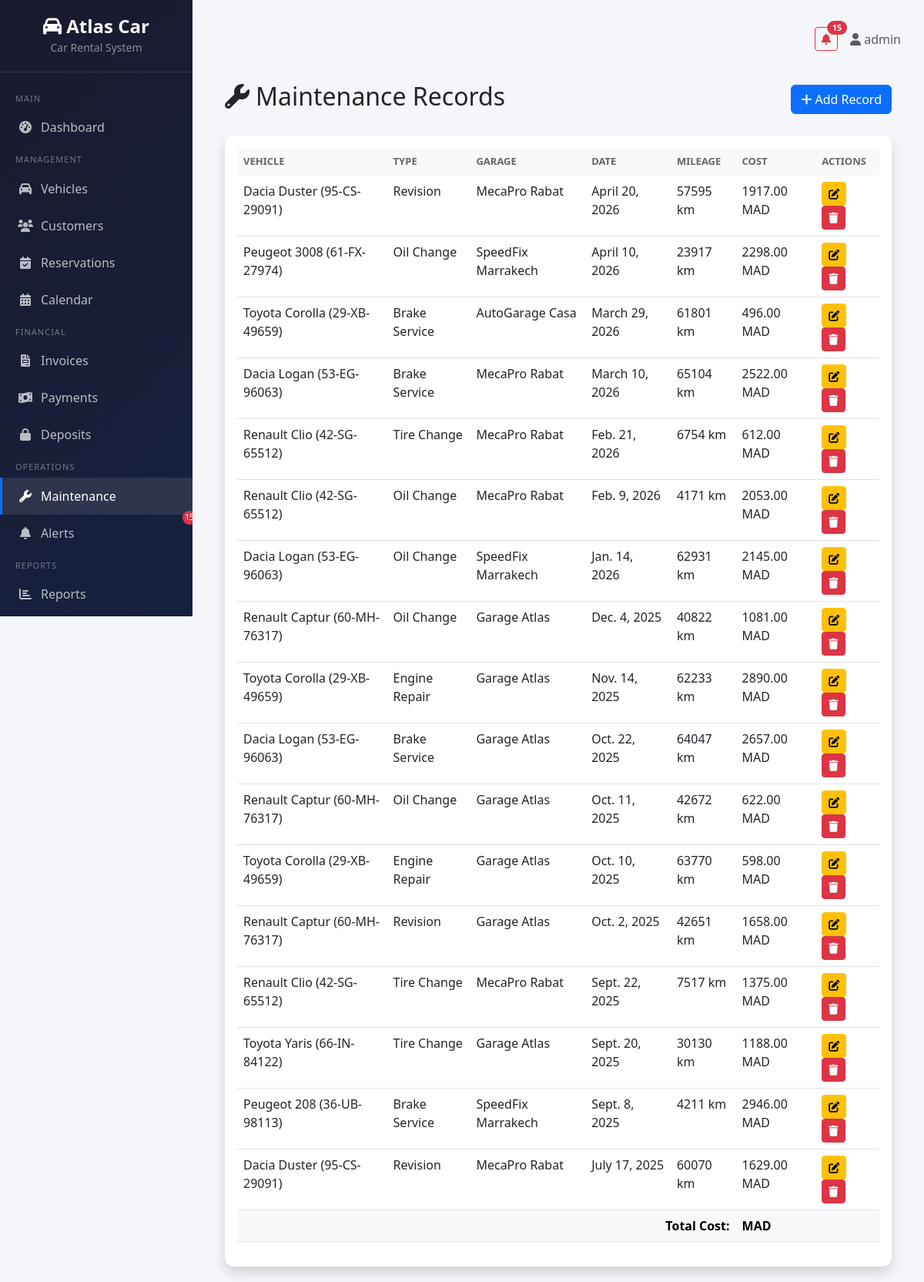
The app's page /maintenance/ (signed in) with its own data.
### maintenance/models.py (models this page shows, shortened)
class Maintenance(models.Model):
    TYPE_CHOICES = [
        ('oil_change', 'Oil Change'),
        ('tire_change', 'Tire Change'),
        ('brake_service', 'Brake Service'),
        ('engine_repair', 'Engine Repair'),
        ('body_repair', 'Body Repair'),
        ('revision', 'Revision'),
        ('other', 'Other'),
    ]
    vehicle = models.ForeignKey('vehicles.Vehicle', on_delete=models.CASCADE)
    maintenance_type = models.CharField(max_length=30, choices=TYPE_CHOICES)
    garage = models.CharField(max_length=200)
    date = models.DateField()
    mileage = models.PositiveIntegerField()
    cost = models.DecimalField(max_digits=10, decimal_places=2)
    notes = models.TextField(blank=True)
    created_at = models.DateTimeField(auto_now_add=True)
    class Meta:
        ordering = ['-date']

### vehicles/models.py (models this page shows, shortened)
class Vehicle(models.Model):
    CATEGORY_CHOICES = [
        ('city', 'City'),
        ('suv', 'SUV'),
        ('sedan', 'Sedan'),
        ('utility', 'Utility'),
        ('luxury', 'Luxury'),
    ]
    TRANSMISSION_CHOICES = [
        ('manual', 'Manual'),
        ('automatic', 'Automatic'),
    ]
    STATUS_CHOICES = [
        ('available', 'Available'),
        ('rented', 'Rented'),
        ('maintenance', 'Maintenance'),
        ('out_of_service', 'Out of Service'),
    ]
    license_plate = models.CharField(
        max_length=20, unique=True,
        validators=[RegexValidator(r'^[A-Z0-9\-]+$', 'Enter a valid license plate.')],
        verbose_name='License Plate'
    )
    brand = models.CharField(max_length=100)
    model = models.CharField(max_length=100)
    year = models.PositiveIntegerField()
    color = models.CharField(max_length=50)
    category = models.CharField(max_length=20, choices=CATEGORY_CHOICES)
    transmission = models.CharField(max_length=20, choices=TRANSMISSION_CHOICES)
    seats = models.PositiveIntegerField(default=5)
    mileage = models.PositiveIntegerField(default=0)
    last_revision = models.DateField(null=True, blank=True)
    daily_price = models.DecimalField(max_digits=10, decimal_places=2, verbose_name='Daily Price (MAD)')
    deposit = models.DecimalField(max_digits=10, decimal_places=2, default=0, verbose_name='Security Deposit (MAD)')
    photo = models.ImageField(upload_to='vehicles/', blank=True, null=True)
    status = models.CharField(max_length=20, choices=STATUS_CHOICES, default='available')
    maintenance_threshold = models.PositiveIntegerField(default=10000, help_text='Mileage threshold for maintenance alert')
    created_at = models.DateTimeField(auto_now_add=True)
    updated_at = models.DateTimeField(auto_now=True)
    class Meta:
        ordering = ['-created_at']
    def __str__(self):
        return f"{self.brand} {self.model} ({self.license_plate})"

### maintenance/views.py (the view)
# urls.py: path('', views.maintenance_list, name='maintenance_list'),
@login_required
def maintenance_list(request):
    records = Maintenance.objects.select_related('vehicle').all()
    return render(request, 'maintenance/maintenance_list.html', {'records': records})

### core/context_processors.py (called while the page is built)
def notifications_context(request):
    context = {}
    if request.user.is_authenticated:
        unread_alerts = Alert.objects.filter(is_read=False)
        context['unread_alerts_count'] = unread_alerts.count()
        context['unread_alerts'] = unread_alerts[:5]
    return context

### templates/maintenance/maintenance_list.html
{% extends 'base.html' %}
{% block content %}
<div class="container-fluid">
    <div class="d-flex justify-content-between align-items-center mb-4">
        <h2><i class="fas fa-wrench me-2"></i>Maintenance Records</h2>
        <a href="{% url 'maintenance:maintenance_create' %}" class="btn btn-primary">
            <i class="fas fa-plus me-1"></i>Add Record
        </a>
    </div>
    <div class="card shadow">
        <div class="card-body">
            <div class="table-responsive">
                <table class="table table-hover">
                    <thead class="table-light">
                        <tr>
                            <th>Vehicle</th>
                            <th>Type</th>
                            <th>Garage</th>
                            <th>Date</th>
                            <th>Mileage</th>
                            <th>Cost</th>
                            <th>Actions</th>
                        </tr>
                    </thead>
                    <tbody>
                        {% for record in records %}
                        <tr>
                            <td>{{ record.vehicle }}</td>
                            <td>{{ record.get_maintenance_type_display }}</td>
                            <td>{{ record.garage }}</td>
                            <td>{{ record.date }}</td>
                            <td>{{ record.mileage }} km</td>
                            <td>{{ record.cost }} MAD</td>
                            <td>
                                <a href="{% url 'maintenance:maintenance_edit' record.pk %}" class="btn btn-sm btn-warning me-1">
                                    <i class="fas fa-edit"></i>
                                </a>
                                <a href="{% url 'maintenance:maintenance_delete' record.pk %}" class="btn btn-sm btn-danger">
                                    <i class="fas fa-trash"></i>
                                </a>
                            </td>
                        </tr>
                        {% empty %}
                        <tr>
                            <td colspan="7" class="text-center text-muted">No maintenance records found.</td>
                        </tr>
                        {% endfor %}
                    </tbody>
                    <tfoot>
                        <tr class="table-light fw-bold">
                            <td colspan="5" class="text-end">Total Cost:</td>
                            <td>{{ total }} MAD</td>
                            <td></td>
                        </tr>
                    </tfoot>
                </table>
            </div>
        </div>
    </div>
</div>
{% endblock %}

### templates/base.html (shortened to what this page needs)
{% load static %}
<!DOCTYPE html>
<html lang="en">
<head>
    <link href="https://cdn.jsdelivr.net/npm/bootstrap@5.3.0/dist/css/bootstrap.min.css" rel="stylesheet">
    <link href="https://cdnjs.cloudflare.com/ajax/libs/font-awesome/6.0.0/css/all.min.css" rel="stylesheet">
</head>
<body>
    {% if user.is_authenticated %}
    <div class="sidebar">
        <div class="brand">
            <h4><i class="fas fa-car"></i> Atlas Car</h4>
            <small style="color: rgba(255,255,255,0.5);">Car Rental System</small>
        </div>
        <nav class="mt-3">
            <div class="nav-section">Main</div>
            <a href="{% url 'dashboard:home' %}" class="nav-link {% if request.resolver_match.url_name == 'home' %}active{% endif %}">
                <i class="fas fa-tachometer-alt"></i> Dashboard
            </a>
            <div class="nav-section">Management</div>
            <a href="{% url 'vehicles:vehicle_list' %}" class="nav-link {% if 'vehicle' in request.path %}active{% endif %}">
                <i class="fas fa-car"></i> Vehicles
            </a>
            <a href="{% url 'customers:customer_list' %}" class="nav-link {% if 'customer' in request.path %}active{% endif %}">
                <i class="fas fa-users"></i> Customers
            </a>
            <a href="{% url 'reservations:reservation_list' %}" class="nav-link {% if 'reservation' in request.path %}active{% endif %}">
                <i class="fas fa-calendar-check"></i> Reservations
            </a>
            <a href="{% url 'reservations:reservation_calendar' %}" class="nav-link {% if 'calendar' in request.path %}active{% endif %}">
                <i class="fas fa-calendar-alt"></i> Calendar
            </a>
            <div class="nav-section">Financial</div>
            <a href="{% url 'invoices:invoice_list' %}" class="nav-link {% if 'invoice' in request.path %}active{% endif %}">
                <i class="fas fa-file-invoice"></i> Invoices
            </a>
            <a href="{% url 'payments:payment_list' %}" class="nav-link {% if 'payment' in request.path and 'deposit' not in request.path %}active{% endif %}">
                <i class="fas fa-money-bill-wave"></i> Payments
            </a>
            <a href="{% url 'payments:deposit_list' %}" class="nav-link {% if 'deposit' in request.path %}active{% endif %}">
                <i class="fas fa-lock"></i> Deposits
            </a>
            <div class="nav-section">Operations</div>
            <a href="{% url 'maintenance:maintenance_list' %}" class="nav-link {% if 'maintenance' in request.path %}active{% endif %}">
                <i class="fas fa-wrench"></i> Maintenance
            </a>
            <a href="{% url 'alerts:alert_list' %}" class="nav-link {% if 'alert' in request.path %}active{% endif %}" style="position:relative;">
                <i class="fas fa-bell"></i> Alerts
                {% if unread_alerts_count %}<span class="alert-badge">{{ unread_alerts_count }}</span>{% endif %}
            </a>
            <div class="nav-section">Reports</div>
            <a href="{% url 'reports:reports_index' %}" class="nav-link {% if 'report' in request.path %}active{% endif %}">
                <i class="fas fa-chart-bar"></i> Reports
            </a>
            <div class="nav-section">Account</div>
        </nav>
    </div>
    {% endif %}
    <div class="main-content">
        {% if user.is_authenticated %}
        <div class="top-bar">
            <div class="d-flex align-items-center gap-3">
                {% if unread_alerts_count %}
                <a href="{% url 'alerts:alert_list' %}" class="btn btn-outline-danger btn-sm position-relative">
                    <i class="fas fa-bell"></i>
                    <span class="position-absolute top-0 start-100 translate-middle badge rounded-pill bg-danger">
                        {{ unread_alerts_count }}
                    </span>
                </a>
                {% endif %}
                <span class="text-muted">
                    <i class="fas fa-user"></i> {{ user.get_full_name|default:user.username }}
                </span>
            </div>
        </div>
        {% endif %}
        {% block content %}{% endblock %}
    </div>
</body>
</html>

### templates/base.html (style rules this page uses)
:root { --sidebar-width: 250px; --primary-color: #0d6efd; }
body { font-family: 'Segoe UI', Tahoma, Geneva, Verdana, sans-serif; background: #f4f6f9; }
.sidebar { position: fixed; top: 0; left: 0; height: 100vh; width: var(--sidebar-width); background: linear-gradient(135deg, #1a1a2e, #16213e); color: #fff; overflow-y: auto; z-index: 1000; transition: all 0.3s; }
.sidebar .brand { padding: 20px; text-align: center; border-bottom: 1px solid rgba(255,255,255,0.1); }
.sidebar .brand h4 { margin: 0; color: #fff; font-weight: 700; }
.sidebar .nav-link { color: rgba(255,255,255,0.7); padding: 12px 20px; display: flex; align-items: center; gap: 10px; transition: all 0.3s; border-left: 3px solid transparent; }
.sidebar .nav-link:hover, .sidebar .nav-link.active { color: #fff; background: rgba(255,255,255,0.1); border-left-color: var(--primary-color); }
.sidebar .nav-link i { width: 20px; text-align: center; }
.sidebar .nav-section { padding: 10px 20px 5px; font-size: 11px; text-transform: uppercase; color: rgba(255,255,255,0.4); letter-spacing: 1px; }
.main-content { margin-left: var(--sidebar-width); padding: 20px 30px; min-height: 100vh; }
.top-bar { display: flex; justify-content: space-between; align-items: center; margin-bottom: 25px; padding: 15px 0; }
.card { border: none; border-radius: 12px; box-shadow: 0 2px 10px rgba(0,0,0,0.08); transition: transform 0.2s; }
.table th { background: #f8f9fa; border: none; font-weight: 600; font-size: 13px; text-transform: uppercase; color: #666; }
.alert-badge { position: absolute; top: -5px; right: -5px; background: #dc3545; color: white; border-radius: 50%; width: 18px; height: 18px; font-size: 10px; display: flex; align-items: center; justify-content: center; }

### records on screen
Maintenance: vehicle "Dacia Duster (95-CS-29091)", maintenance_type "Revision", garage "MecaPro Rabat", date "April 20, 2026", mileage "57595", cost "1917.00"
Maintenance: vehicle "Peugeot 3008 (61-FX-27974)", maintenance_type "Oil Change", garage "SpeedFix Marrakech", date "April 10, 2026", mileage "23917", cost "2298.00"
Maintenance: vehicle "Toyota Corolla (29-XB-49659)", maintenance_type "Brake Service", garage "AutoGarage Casa", date "March 29, 2026", mileage "61801", cost "496.00"
Maintenance: vehicle "Dacia Logan (53-EG-96063)", maintenance_type "Brake Service", garage "MecaPro Rabat", date "March 10, 2026", mileage "65104", cost "2522.00"
Maintenance: vehicle "Renault Clio (42-SG-65512)", maintenance_type "Tire Change", garage "MecaPro Rabat", date "Feb. 21, 2026", mileage "6754", cost "612.00"
Maintenance: vehicle "Renault Clio (42-SG-65512)", maintenance_type "Oil Change", garage "MecaPro Rabat", date "Feb. 9, 2026", mileage "4171", cost "2053.00"
Maintenance: vehicle "Dacia Logan (53-EG-96063)", maintenance_type "Oil Change", garage "SpeedFix Marrakech", date "Jan. 14, 2026", mileage "62931", cost "2145.00"
Maintenance: vehicle "Renault Captur (60-MH-76317)", maintenance_type "Oil Change", garage "Garage Atlas", date "Dec. 4, 2025", mileage "40822", cost "1081.00"
Maintenance: vehicle "Toyota Corolla (29-XB-49659)", maintenance_type "Engine Repair", garage "Garage Atlas", date "Nov. 14, 2025", mileage "62233", cost "2890.00"
Maintenance: vehicle "Dacia Logan (53-EG-96063)", maintenance_type "Brake Service", garage "Garage Atlas", date "Oct. 22, 2025", mileage "64047", cost "2657.00"
Maintenance: vehicle "Renault Captur (60-MH-76317)", maintenance_type "Oil Change", garage "Garage Atlas", date "Oct. 11, 2025", mileage "42672", cost "622.00"
Maintenance: vehicle "Toyota Corolla (29-XB-49659)", maintenance_type "Engine Repair", garage "Garage Atlas", date "Oct. 10, 2025", mileage "63770", cost "598.00"
Maintenance: vehicle "Renault Captur (60-MH-76317)", maintenance_type "Revision", garage "Garage Atlas", date "Oct. 2, 2025", mileage "42651", cost "1658.00"
Maintenance: vehicle "Renault Clio (42-SG-65512)", maintenance_type "Tire Change", garage "MecaPro Rabat", date "Sept. 22, 2025", mileage "7517", cost "1375.00"
Maintenance: vehicle "Toyota Yaris (66-IN-84122)", maintenance_type "Tire Change", garage "Garage Atlas", date "Sept. 20, 2025", mileage "30130", cost "1188.00"
Maintenance: vehicle "Peugeot 208 (36-UB-98113)", maintenance_type "Brake Service", garage "SpeedFix Marrakech", date "Sept. 8, 2025", mileage "4211", cost "2946.00"
Maintenance: vehicle "Dacia Duster (95-CS-29091)", maintenance_type "Revision", garage "MecaPro Rabat", date "July 17, 2025", mileage "60070", cost "1629.00"

### other values on screen
{{ unread_alerts_count }} "15"
{{ user.get_full_name|default:user.username }} "admin"
